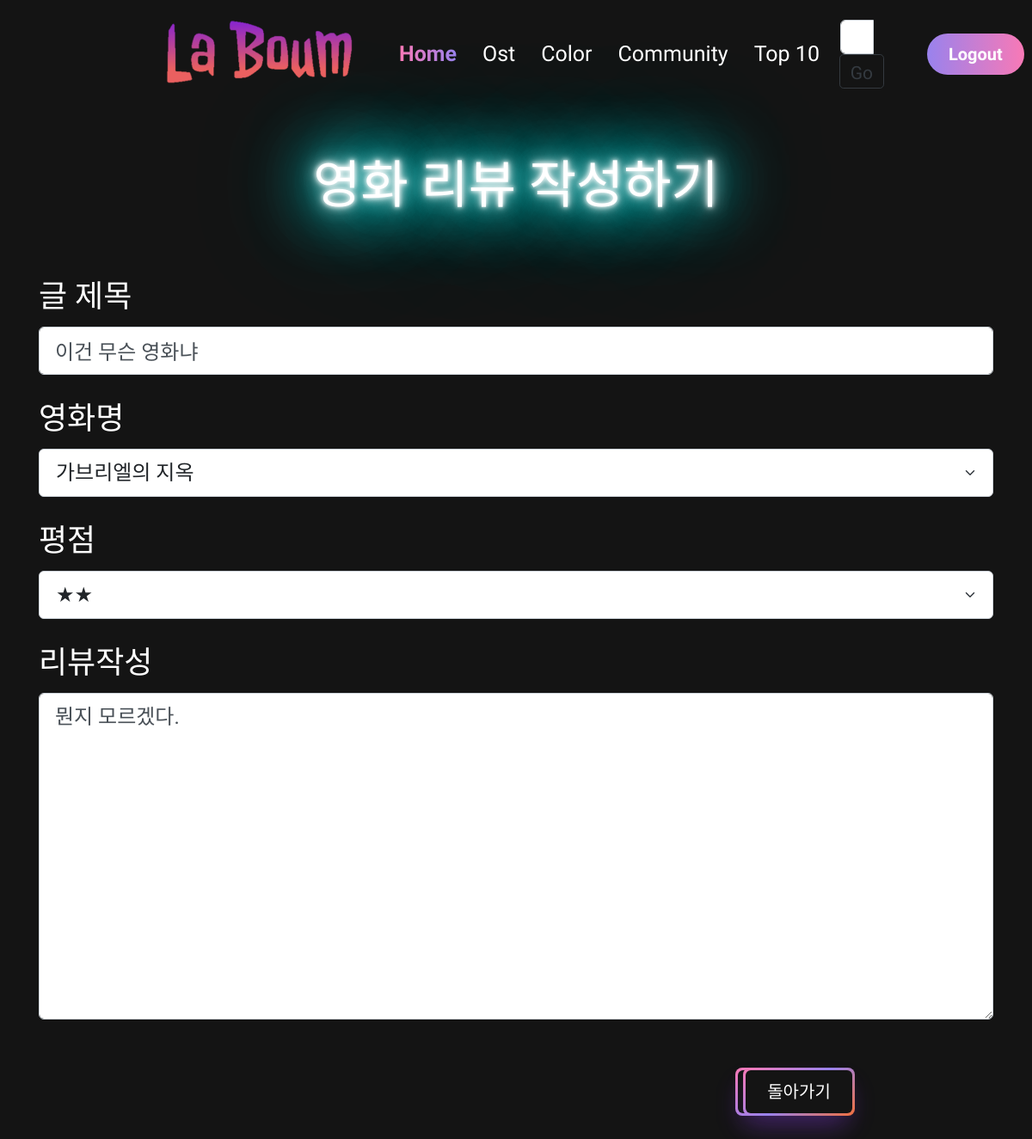
Screenshot of /community/1/update/ (signed in) with the database file from the repository.
### community/models.py (models this page shows)
class Review(models.Model):
    RANKS = [
        (1, '★'),
        (2, '★★'),
        (3, '★★★'),
        (4, '★★★★'),
        (5, '★★★★★'),
    ]
    title = models.CharField(max_length=100)
    movie_title = models.ForeignKey(Movie, on_delete=models.CASCADE)
    rank = models.IntegerField(choices=RANKS, default=5)
    content = models.TextField()
    created_at = models.DateTimeField(auto_now_add=True)
    updated_at = models.DateTimeField(auto_now=True)
    user = models.ForeignKey(settings.AUTH_USER_MODEL, on_delete=models.CASCADE)
    like_users = models.ManyToManyField(settings.AUTH_USER_MODEL, related_name='like_reviews')

### movies/models.py (models this page shows)
class Movie(models.Model):
    title = models.CharField(max_length=100)
    release_date = models.DateField()
    popularity = models.FloatField()
    vote_count = models.IntegerField()
    vote_average = models.FloatField()
    overview = models.TextField()
    poster_path = models.CharField(max_length=200)
    genres = models.ManyToManyField(Genre, related_name='movies')
    def __str__(self):
        return self.title

### community/views.py (the view)
# urls.py: path('<int:review_pk>/update/', views.update_review, name='update_review'),
@login_required
@require_http_methods(['GET', 'POST'])
def update_review(request, review_pk):
    review = get_object_or_404(Review, pk=review_pk)
    if request.user == review.user:
        if request.method == 'POST':
            form = ReviewForm(request.POST, instance=review)
            if form.is_valid():
                review = form.save()
                return redirect('community:detail', review.pk)
        else:
            form = ReviewForm(instance=review)
        context = {'form': form,
                   'review': review,}
        return render(request, 'community/create.html', context)
    else:
        return redirect('community:detail', review.pk)

### community/forms.py
class ReviewForm(forms.ModelForm):
    class Meta:
        model = Review
        fields = ['title', 'movie_title', 'rank', 'content']
        widgets = {
            'title': forms.TextInput(attrs={'placeholder':'글의 제목을 작성하세요'}),
            'content': forms.Textarea(attrs={'placeholder':'리뷰를 작성하세요'}),
        }
        labels = {
            'title' : '글 제목',
            'movie_title' : '영화명',
            'rank': '평점',
            'content':'리뷰작성',
        }

### community/templates/community/create.html (shortened to what this page needs)
{% extends 'base.html' %}
{% load bootstrap5 %}
{% load static %}
{% block link %}
  <link rel="stylesheet" href="{% static 'community/create.css' %}">
  <link rel="stylesheet" href="{% static 'community/index.css' %}">
{% endblock link %}
{% block content %}
<br>
  <h1 class="text-center neon neon-s" style="color:white;">영화 리뷰 작성하기</h1>
  <br>
  <div classs="container">
    <form action="" method="POST" class="container">
      {% bootstrap_form form %}
      <br>
          <button type="submit" class="button-64 btn-m1" role="button"><span class="text">저장하기</span></button>
    </form>
          <a href="{% url 'community:index' %}" class="text-decoration-none">
            <button class="button-64 btn-m2 text-decoration-none" role="button"><span class="text-decoration-none">돌아가기</span></button>
          </a>
  </div>
{% endblock %}

### community/static/community/create.css (style rules this page uses)
label { display: inline-block; height: 50px; width: 220px; }
input { margin-bottom: 1em; }
option { color:black; }
.button-64 span { background-color: #141414; padding: 16px 24px; border-radius: 6px; width: 100%; height: 100%; transition: 300ms; }
@media (min-width: 768px) { .button-64 { font-size: 24px; min-width: 196px; } }
.btn-m1 { position: relative; left: 73%; bottom: 22px;; }
.btn-m2 { position: relative; left: 72%; bottom: 78px; text-decoration: none; }

### community/static/community/index.css (style rules this page uses)
.button-64 { align-items: center; background-image: linear-gradient(144deg,#f879b6,#9982ed 50%, #f1703d); border: 0; border-radius: 8px; box-shadow: rgba(151, 65, 252, 0.2) 0 15px 30px -5px; box-sizing: border-box; color: #FFFFFF; display: flex; font-family: 'Gowun Dodum'; font-size: 20px; justify-content: center; line-height: 1em; max-width: 100px; padding: 3px; text-decoration: none; user-select: none; -webkit-user-select: none; touch-action: manipulation; white-space: nowrap; cursor: pointer; }
.button-64 span { background-color: #141414; padding: 16px 24px; border-radius: 6px; width: 100%; height: 100%; transition: 300ms; font-size: 20px; }
@media (min-width: 768px) { .button-64 { font-size: 18px; min-width: 130px; } }
.neon { color: #fff; text-shadow: 0 0 5px #fff, 0 0 10px #fff, 0 0 20px #fff, 0 0 40px #0ff, 0 0 80px #0ff, 0 0 90px #0ff, 0 0 100px #0ff, 0 0 150px #0ff; }
.neon-s { font-weight: 400; text-transform: uppercase; }

### templates/base.html (style rules this page uses)
* { font-family:'Gowun Dodum', sans-serif; font-size:1.5rem; color:white; }

### rows the page displays
Review: title "이건 무슨 영화냐", movie_title "가브리엘의 지옥", rank "★★", content "뭔지 모르겠다."
